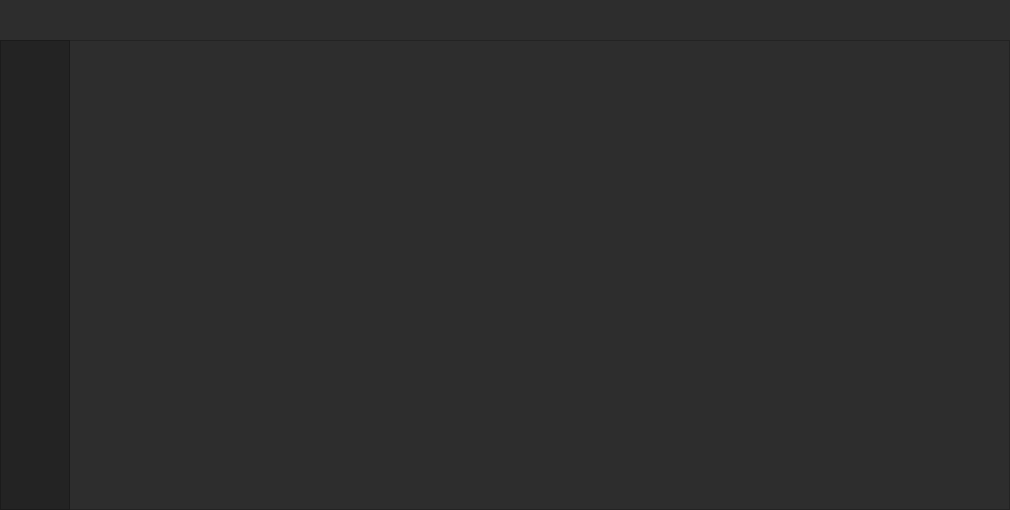
<?xml version="1.0" encoding="UTF-8"?>
<ui version="4.0">
 <class>MainWindow</class>
 <widget class="QMainWindow" name="MainWindow">
  <property name="geometry">
   <rect>
    <x>0</x>
    <y>0</y>
    <width>1010</width>
    <height>510</height>
   </rect>
  </property>
  <property name="minimumSize">
   <size>
    <width>1000</width>
    <height>500</height>
   </size>
  </property>
  <property name="palette">
   <palette>
    <active>
     <colorrole role="Button">
      <brush brushstyle="SolidPattern">
       <color alpha="255">
        <red>45</red>
        <green>45</green>
        <blue>45</blue>
       </color>
      </brush>
     </colorrole>
     <colorrole role="Base">
      <brush brushstyle="SolidPattern">
       <color alpha="255">
        <red>45</red>
        <green>45</green>
        <blue>45</blue>
       </color>
      </brush>
     </colorrole>
     <colorrole role="Window">
      <brush brushstyle="SolidPattern">
       <color alpha="255">
        <red>45</red>
        <green>45</green>
        <blue>45</blue>
       </color>
      </brush>
     </colorrole>
    </active>
    <inactive>
     <colorrole role="Button">
      <brush brushstyle="SolidPattern">
       <color alpha="255">
        <red>45</red>
        <green>45</green>
        <blue>45</blue>
       </color>
      </brush>
     </colorrole>
     <colorrole role="Base">
      <brush brushstyle="SolidPattern">
       <color alpha="255">
        <red>45</red>
        <green>45</green>
        <blue>45</blue>
       </color>
      </brush>
     </colorrole>
     <colorrole role="Window">
      <brush brushstyle="SolidPattern">
       <color alpha="255">
        <red>45</red>
        <green>45</green>
        <blue>45</blue>
       </color>
      </brush>
     </colorrole>
    </inactive>
    <disabled>
     <colorrole role="Button">
      <brush brushstyle="SolidPattern">
       <color alpha="255">
        <red>45</red>
        <green>45</green>
        <blue>45</blue>
       </color>
      </brush>
     </colorrole>
     <colorrole role="Base">
      <brush brushstyle="SolidPattern">
       <color alpha="255">
        <red>45</red>
        <green>45</green>
        <blue>45</blue>
       </color>
      </brush>
     </colorrole>
     <colorrole role="Window">
      <brush brushstyle="SolidPattern">
       <color alpha="255">
        <red>45</red>
        <green>45</green>
        <blue>45</blue>
       </color>
      </brush>
     </colorrole>
    </disabled>
   </palette>
  </property>
  <property name="windowTitle">
   <string>MainWindow</string>
  </property>
  <property name="styleSheet">
   <string notr="true">background-color: rgb(45, 45, 45);</string>
  </property>
  <widget class="QWidget" name="centralwidget">
   <widget class="QFrame" name="Content">
    <property name="geometry">
     <rect>
      <x>0</x>
      <y>40</y>
      <width>1010</width>
      <height>470</height>
     </rect>
    </property>
    <property name="frameShape">
     <enum>QFrame::StyledPanel</enum>
    </property>
    <property name="frameShadow">
     <enum>QFrame::Raised</enum>
    </property>
    <widget class="QFrame" name="frame_left_menu">
     <property name="geometry">
      <rect>
       <x>0</x>
       <y>0</y>
       <width>70</width>
       <height>470</height>
      </rect>
     </property>
     <property name="minimumSize">
      <size>
       <width>70</width>
       <height>0</height>
      </size>
     </property>
     <property name="palette">
      <palette>
       <active>
        <colorrole role="Button">
         <brush brushstyle="SolidPattern">
          <color alpha="255">
           <red>35</red>
           <green>35</green>
           <blue>35</blue>
          </color>
         </brush>
        </colorrole>
        <colorrole role="Base">
         <brush brushstyle="SolidPattern">
          <color alpha="255">
           <red>35</red>
           <green>35</green>
           <blue>35</blue>
          </color>
         </brush>
        </colorrole>
        <colorrole role="Window">
         <brush brushstyle="SolidPattern">
          <color alpha="255">
           <red>35</red>
           <green>35</green>
           <blue>35</blue>
          </color>
         </brush>
        </colorrole>
       </active>
       <inactive>
        <colorrole role="Button">
         <brush brushstyle="SolidPattern">
          <color alpha="255">
           <red>35</red>
           <green>35</green>
           <blue>35</blue>
          </color>
         </brush>
        </colorrole>
        <colorrole role="Base">
         <brush brushstyle="SolidPattern">
          <color alpha="255">
           <red>35</red>
           <green>35</green>
           <blue>35</blue>
          </color>
         </brush>
        </colorrole>
        <colorrole role="Window">
         <brush brushstyle="SolidPattern">
          <color alpha="255">
           <red>35</red>
           <green>35</green>
           <blue>35</blue>
          </color>
         </brush>
        </colorrole>
       </inactive>
       <disabled>
        <colorrole role="Button">
         <brush brushstyle="SolidPattern">
          <color alpha="255">
           <red>35</red>
           <green>35</green>
           <blue>35</blue>
          </color>
         </brush>
        </colorrole>
        <colorrole role="Base">
         <brush brushstyle="SolidPattern">
          <color alpha="255">
           <red>35</red>
           <green>35</green>
           <blue>35</blue>
          </color>
         </brush>
        </colorrole>
        <colorrole role="Window">
         <brush brushstyle="SolidPattern">
          <color alpha="255">
           <red>35</red>
           <green>35</green>
           <blue>35</blue>
          </color>
         </brush>
        </colorrole>
       </disabled>
      </palette>
     </property>
     <property name="styleSheet">
      <string notr="true">background-color: rgb(35, 35, 35);</string>
     </property>
     <property name="frameShape">
      <enum>QFrame::StyledPanel</enum>
     </property>
     <property name="frameShadow">
      <enum>QFrame::Raised</enum>
     </property>
    </widget>
   </widget>
  </widget>
 </widget>
 <resources/>
 <connections/>
</ui>
